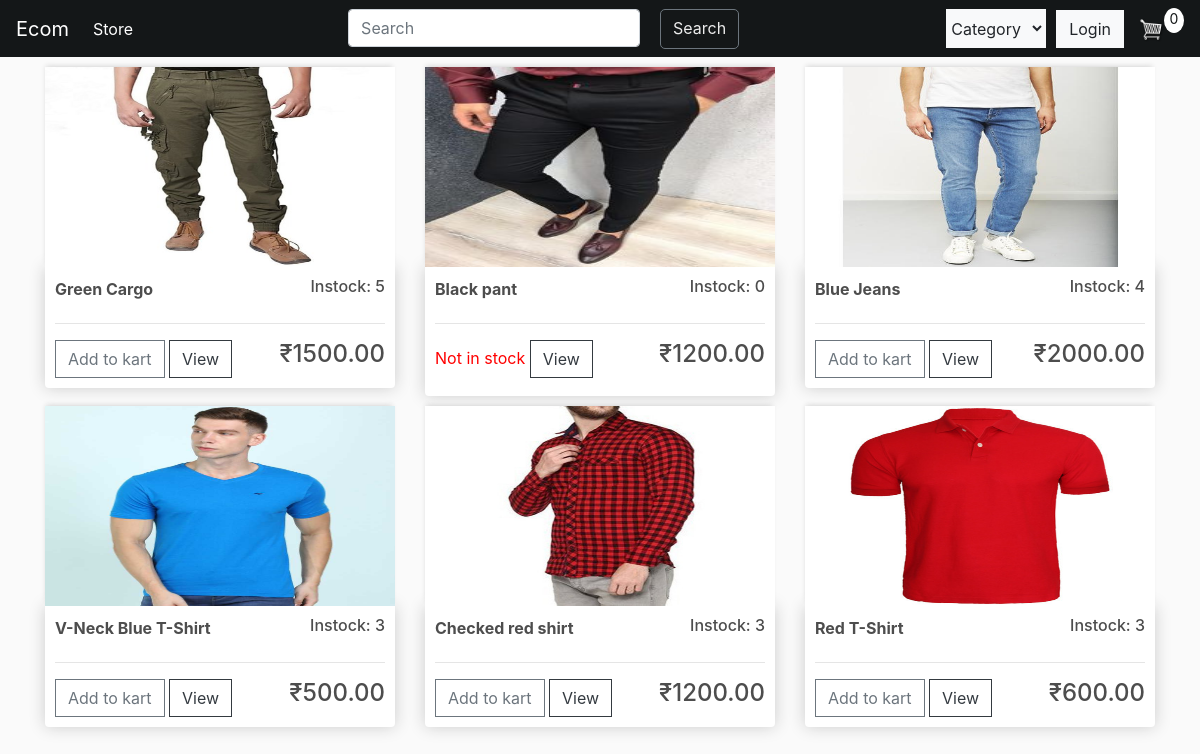
Before: / with the older database file.
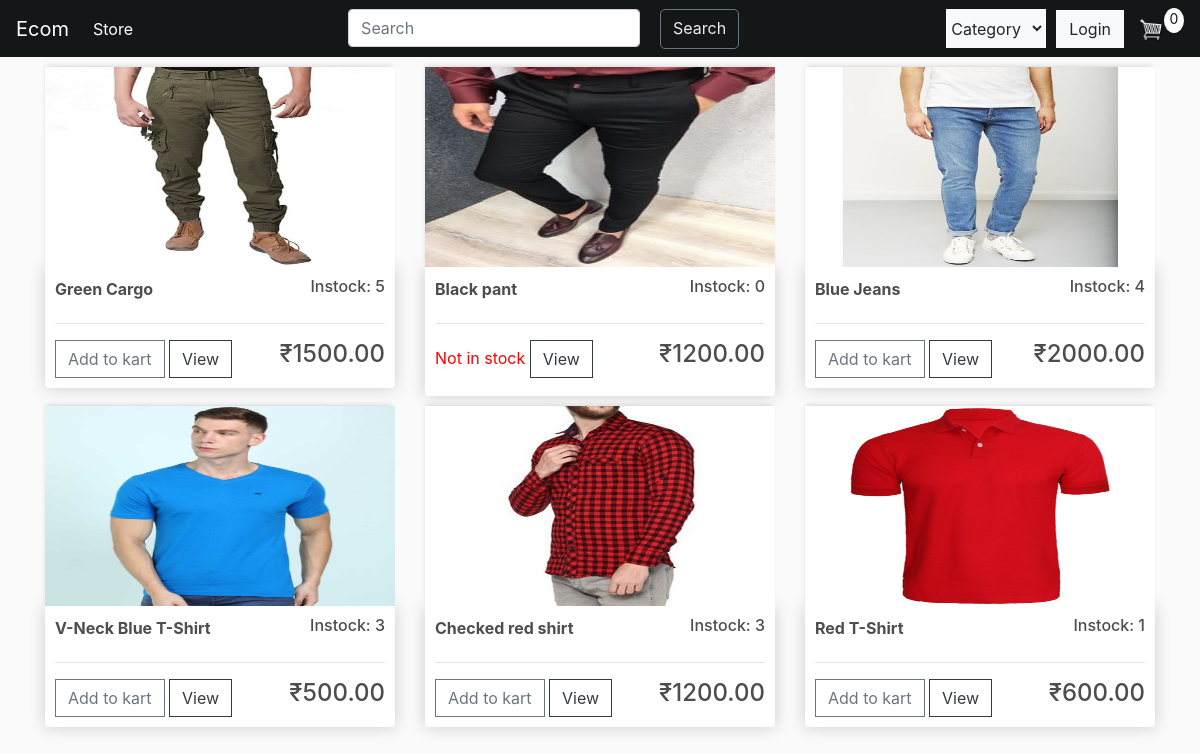
After: the same page with the newer database file.
### store/models.py (models this page shows, shortened)
class Product(models.Model):
    name = models.CharField(max_length=200,null=True)
    price = models.FloatField()
    description = models.CharField(max_length=500,blank=True,default="")
    CATEGORY = (('shirt','SHIRT'), ('t-shirt','T-SHIRT'),('trouser','TROUSER'))
    categories = models.CharField(max_length=7,choices=CATEGORY,default='shirt')
    image = models.ImageField(null=True,blank = True)
    stock = models.IntegerField(default = 0)
    @property
    def imageURL(self):
        try:
            url = self.image.url
        except:
            url = ''
        return url

### store/views.py (the view)
# urls.py: path('',views.store,name='store'),
def store(request):
    if request.user.is_authenticated:
        customer = request.user.customer
        order, created = Order.objects.get_or_create(customer=customer, complete = False)
        items = order.orderitem_set.all()
        cartItems = order.get_cart_items
    else:
        items = []
        order = {"get_cart_items":0,"get_cart_total":0}
        cartItems = order["get_cart_items"]
    cat = request.GET.get("selection")
    query = request.GET.get('search','')
    if len(query) > 0:
        products = Product.objects.filter(name__icontains=query)
    else:
        products = Product.objects.all()
    context = {'products':products, "cartItems": cartItems,"cat":cat}
    return render(request,'store/store.html',context)

### store/templates/store/store.html
{% extends 'store/main.html'%}
{% load static%}
{%block content%}
<div class="row">
    {% for product in products%}
    {% if cat == product.categories or cat == None or cat == 'all'%}
    <div class = "col-lg-4">
        <img class="thumbnail" src = "{{product.imageURL}}">
        <div class="box-element product">
            <h6 style="display:inline-block" ><strong>{{product.name}} </strong></h6>
            <h6 style="float: right;">Instock: {{product.stock}}</h6>
            <hr>
            {% if product.stock > 0%}
            <button data-product={{product.id}} data-action="add" class="btn btn-outline-secondary addbtn update-cart">Add to kart</button>
            {% else %}
            <p style="color: red; display: inline-block">Not in stock</p>
            {% endif %}
            <a href="#" class="btn btn-outline-dark">View</a>
            <h4 style="display: inline-block; float:right;">₹{{product.price|floatformat:2}}</h4>
        </div>
    </div>
    {% endif%}
    {% endfor %}
</div>
{%endblock%}

Changed rows visible on the page:
changed Product "Red T-Shirt": stock "3" → "1"
